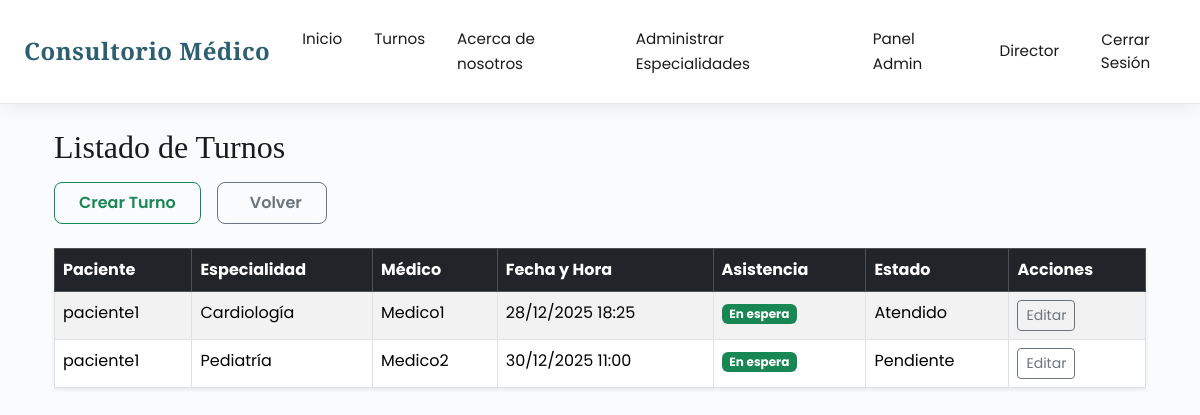
Page /turnos/recepcion/all/ (signed in) on the earlier database version.
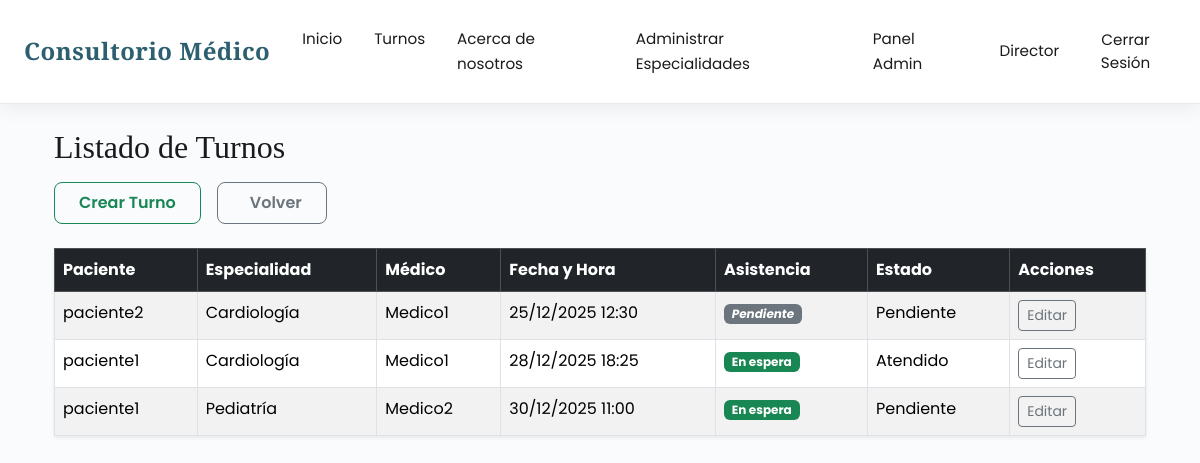
Same page on the later database version.
### turnos/models.py (models this page shows, shortened)
class Turno(models.Model):
    paciente = models.ForeignKey(User, on_delete=models.CASCADE, related_name='turnos_paciente')
    medico = models.ForeignKey(User, on_delete=models.SET_NULL, null=True, blank=True, related_name='turnos_medico')
    especialidad = models.ForeignKey(Especialidad, on_delete=models.CASCADE, null=True, blank=True)
    fecha_hora = models.DateTimeField()
    creado_por = models.ForeignKey(User, on_delete=models.SET_NULL, null=True, blank=True, related_name='turnos_creados_por')
    estado = models.CharField(max_length=20, choices=ESTADO_TURNO, default='pendiente')
    asistencia_confirmada = models.BooleanField(default=False)  # la recepcionista marca cuando llega
    notificado_medico = models.BooleanField(default=False)      # la recepcionista puede avisar
    observaciones = models.TextField(blank=True)
    creado = models.DateTimeField(auto_now_add=True)
    pagado = models.BooleanField(default=False)
    metodo_pago = models.CharField(
        max_length=20,
        choices=[('mercadopago', 'Mercado Pago'), ('efectivo', 'Efectivo')],
        blank=True,
        null=True
    )
    id_pago_mp = models.CharField(max_length=100, blank=True, null=True)  # ID de MercadoPago
    class Meta:
        ordering = ['fecha_hora']

### Especialidades/models.py (models this page shows, shortened)
class Especialidad(models.Model):
    tipo = models.CharField(max_length=100, unique=True)
    descripcion = models.TextField(blank=True, null=True)

### turnos/views.py (the view)
# urls.py: path('recepcion/all/', views.TurnosRecepcionView.as_view(), name='turnos_recepcion'),
class TurnosRecepcionView(LoginRequiredMixin, GroupRequiredMixin, ListView):
    model = Turno
    template_name = 'turnos/turnos_recepcion.html'
    context_object_name = 'turnos'
    group_required = ['Recepcionista', 'Director']
    def get_queryset(self):
        return Turno.objects.filter(
            fecha_hora__gte=timezone.now()
        ).order_by('fecha_hora')

### Especialidades/templatetags/grupos_tags.py (called while the page is built)
@register.filter(name='has_group')
def has_group(user, group_name):
    return user.groups.filter(name=group_name).exists()

### accounts/mixins.py (called while the page is built)
    def dispatch(self, request, *args, **kwargs):
        if not request.user.is_authenticated:
            return self.handle_no_permission()
        allowed = False
        groups = self.group_required if isinstance(self.group_required, (list,tuple)) else [self.group_required]
        for g in groups:
            if request.user.groups.filter(name=g).exists():
                allowed = True
                break
        if not allowed:
            return self.handle_no_permission()
        return super().dispatch(request, *args, **kwargs)

### templates/turnos/turnos_recepcion.html (shortened to what this page needs)
{% extends "base.html" %}
{% load grupos_tags %}
{% block content %}
<div class="container mt-4">
            <div class="mb-4">
                <h2 class="mb-3">Listado de Turnos</h2>
                <div class="d-flex gap-3">
                    <a href="{% url 'turnos:crear_turno' %}"
                    class="btn btn-outline-success px-4 py-2 fw-semibold rounded-3">
                        Crear Turno
                    </a>
                    <a href="{% url 'home' %}"
                    class="btn btn-outline-secondary px-4 py-2 fw-semibold rounded-3">
                        Volver
                    </a>
                </div>
        </div>
    {% if turnos %}
        <table class="table table-striped table-bordered shadow-sm">
            <thead class="table-dark">
                <tr>
                    <th>Paciente</th>
                    <th>Especialidad</th>
                    <th>Médico</th>
                    <th>Fecha y Hora</th>
                    <th>Asistencia</th>
                    <th>Estado</th>
                    <th>Acciones</th>
                </tr>
            </thead>
            <tbody>
                {% for turno in turnos %}
                    <tr>
                        <td>{{ turno.paciente.username }}</td>
                        <td>{{ turno.especialidad.tipo }}</td>
                        <td>{{ turno.medico.username }}</td>
                        <td>{{ turno.fecha_hora|date:"d/m/Y H:i" }}</td>
                        <td>
                            {% if turno.asistencia_confirmada %}
                                <span class="badge bg-success">En espera</span>
                            {% else %}
                                <span class="badge bg-secondary"><Em>Pendiente</Em></span>
                            {% endif %}
                        </td>
                        <td>{{ turno.get_estado_display }}</td>
                        <td>
                            {% if user|has_group:"Recepcionista" or user|has_group:"Director" %}
                                <a href="{% url 'turnos:editar_turno' turno.id %}" class="btn btn-outline-secondary btn-sm me-2"> Editar</a>
                            {% else %}
                                <span class="text-muted">-</span>
                            {% endif %}
                        </td>
                    </tr>
                {% endfor %}
            </tbody>
        </table>
    {% else %}
        <div class="alert alert-info">No hay turnos cargados todavía.</div>
    {% endif %}
</div>
{% endblock %}

### templates/base.html (shortened to what this page needs)
{% load static %}
{% load grupos_tags %}
<!DOCTYPE html>
<html lang="es">
<head>
    <link href="https://cdn.jsdelivr.net/npm/bootstrap@5.3.8/dist/css/bootstrap.min.css" rel="stylesheet">
</head>
<body>
<nav class="navbar navbar-expand-lg">
    <div class="container-fluid px-4">
        <a class="navbar-brand" href="/">Consultorio Médico</a>
        <div class="collapse navbar-collapse" id="navbarNav">
            <ul class="navbar-nav mx-auto">
                <li class="nav-item">
                    <a class="nav-link" href="/">Inicio</a>
                </li>
                <li class="nav-item">
                    <a class="nav-link" href="/turnos">Turnos</a>
                </li>
                <li class="nav-item">
                    <a class="nav-link" href="/aboutus">Acerca de nosotros</a>
                </li>
                {% if user.is_authenticated %}
                    {% if user.is_superuser or user|has_group:"Director" %}
                        <li class="nav-item">
                            <a class="nav-link" href="{% url 'especialidades:lista_especialidades' %}">Administrar Especialidades</a>
                        </li>
                    {% endif %}
                    {% if user.is_superuser or user|has_group:"Director" %}
                        <li class="nav-item">
                            <a class="nav-link" href="/admin/">Panel Admin</a>
                        </li>
                    {% endif %}
                {% endif %}
            </ul>
            <ul class="navbar-nav">
                {% if user.is_authenticated %}
                    <li class="nav-item d-flex align-items-center">
                        <span class="nav-link">{{ user.username }}</span>
                    </li>
                    <li class="nav-item d-flex align-items-center">
                        <form action="{% url 'logout' %}" method="post" class="m-0 p-0">
                            <button type="submit" class="nav-link btn btn-link p-0 m-0">
                                Cerrar Sesión
                            </button>
                        </form>
                    </li>
                {% endif %}
            </ul>
        </div>
    </div>
</nav>
<div class="container my-4">
    {% block content %}{% endblock %}
</div>
</body>
</html>

### templates/base.html (style rules this page uses)
:root { --primary-color: #2c5f6f; --secondary-color: #89b5c4; --accent-color: #d4a574; --dark: #1a1a1a; --light-bg: #fafbfc; --border-color: #e8eaed; }
* { margin: 0; padding: 0; box-sizing: border-box; }
body { font-family: 'Poppins', sans-serif; background-color: var(--light-bg); color: var(--dark); line-height: 1.6; }
h1, h2, h3, h4, h5 { font-family: 'Playfair Display', serif; }
.navbar { background: white !important; box-shadow: 0 2px 20px rgba(0,0,0,0.08); padding: 1.2rem 0; border-bottom: 1px solid var(--border-color); }
.navbar-brand { font-family: 'Playfair Display', serif; font-weight: 600; font-size: 1.5rem; color: var(--primary-color) !important; letter-spacing: 0.5px; }
.nav-link { color: var(--dark) !important; font-weight: 400; font-size: 0.95rem; margin: 0 0.5rem; position: relative; }
.nav-link::after { content: ''; position: absolute; bottom: -5px; left: 0; width: 0; height: 2px; background: var(--accent-color); transition: width 0.3s ease; }

Differences in the rows shown:
added Turno: paciente.username "paciente2", especialidad.tipo "Cardiología", medico.username "Medico1", fecha_hora "25/12/2025 12:30", asistencia_confirmada "Pendiente", estado "Pendiente"
